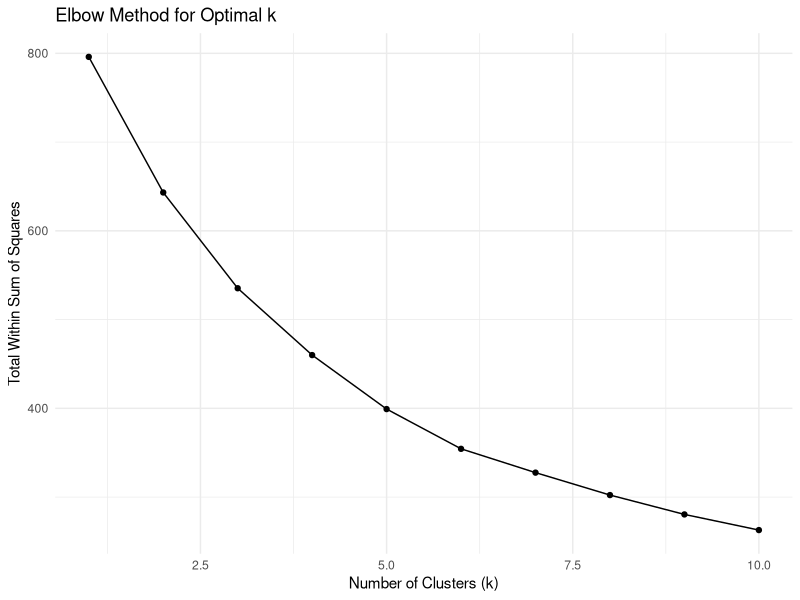
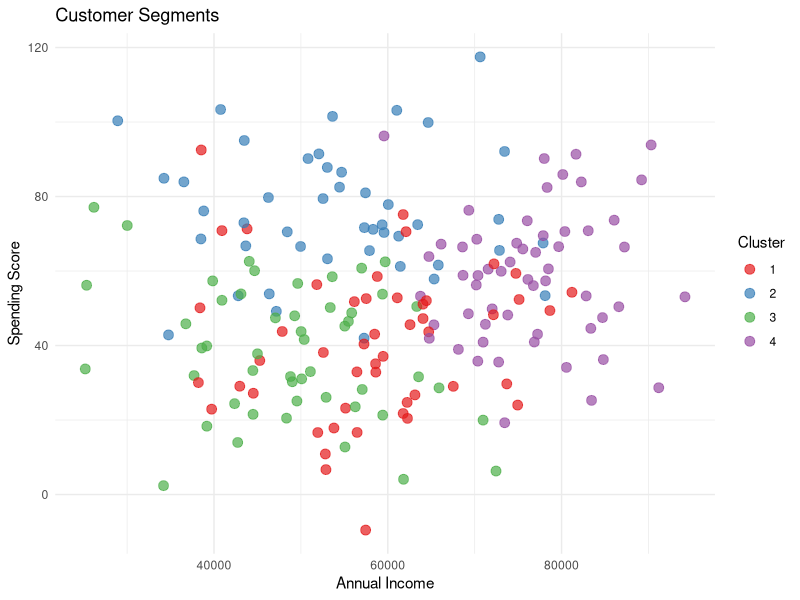

Write the R code that produced these figures, in order.
## ---- chunk 1
knitr::opts_chunk$set(echo = TRUE, warning = FALSE, message = FALSE)
library(ggplot2)
library(dplyr)
library(cluster)
## ---- chunk 2
# Generate sample customer data
set.seed(456)
n <- 200
customer_data <- data.frame(
  CustomerID = 1:n,
  AnnualIncome = rnorm(n, mean = 60000, sd = 15000),
  SpendingScore = rnorm(n, mean = 50, sd = 25),
  Age = rnorm(n, mean = 35, sd = 12),
  LoyaltyYears = runif(n, 0, 10)
)

# Scale the data for clustering
customer_scaled <- scale(customer_data[, c("AnnualIncome", "SpendingScore", "Age", "LoyaltyYears")])
## ---- chunk 3
# Calculate WSS for different k values
wss <- sapply(1:10, function(k) {
  kmeans(customer_scaled, centers = k, nstart = 25)$tot.withinss
})

# Plot elbow curve
ggplot(data.frame(k = 1:10, wss = wss), aes(x = k, y = wss)) +
  geom_line() +
  geom_point() +
  theme_minimal() +
  labs(
    title = "Elbow Method for Optimal k",
    x = "Number of Clusters (k)",
    y = "Total Within Sum of Squares"
  )
## ---- chunk 4
# Perform k-means clustering
k <- 4
km_result <- kmeans(customer_scaled, centers = k, nstart = 25)

# Add cluster assignment to original data
customer_data$Cluster <- as.factor(km_result$cluster)

# Visualize clusters
ggplot(customer_data, aes(x = AnnualIncome, y = SpendingScore, color = Cluster)) +
  geom_point(size = 3, alpha = 0.7) +
  theme_minimal() +
  labs(
    title = "Customer Segments",
    x = "Annual Income",
    y = "Spending Score",
    color = "Cluster"
  ) +
  scale_color_brewer(palette = "Set1")
## ---- chunk 5
# Calculate segment profiles
segment_profiles <- customer_data %>%
  group_by(Cluster) %>%
  summarise(
    Count = n(),
    AvgIncome = mean(AnnualIncome),
    AvgSpending = mean(SpendingScore),
    AvgAge = mean(Age),
    AvgLoyalty = mean(LoyaltyYears)
  )

# Display segment profiles
knitr::kable(segment_profiles, digits = 2)
